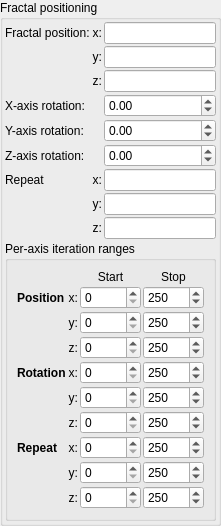
            <widget class="QGroupBox" name="groupBox">
             <property name="title">
              <string>Fractal positioning</string>
             </property>
             <layout class="QVBoxLayout" name="verticalLayout_3">
              <property name="leftMargin">
               <number>2</number>
              </property>
              <property name="topMargin">
               <number>2</number>
              </property>
              <property name="rightMargin">
               <number>2</number>
              </property>
              <property name="bottomMargin">
               <number>2</number>
              </property>
              <item>
               <layout class="QGridLayout" name="gridLayout_36">
                <property name="spacing">
                 <number>2</number>
                </property>
                <item row="2" column="2">
                 <widget class="MyLineEdit" name="vect3_fractal_position_z">
                  <property name="sizePolicy">
                   <sizepolicy hsizetype="Expanding" vsizetype="Maximum">
                    <horstretch>0</horstretch>
                    <verstretch>0</verstretch>
                   </sizepolicy>
                  </property>
                 </widget>
                </item>
                <item row="2" column="1">
                 <widget class="QLabel" name="label_139">
                  <property name="sizePolicy">
                   <sizepolicy hsizetype="Preferred" vsizetype="Preferred">
                    <horstretch>0</horstretch>
                    <verstretch>0</verstretch>
                   </sizepolicy>
                  </property>
                  <property name="text">
                   <string>z:</string>
                  </property>
                  <property name="alignment">
                   <set>Qt::AlignRight|Qt::AlignTrailing|Qt::AlignVCenter</set>
                  </property>
                 </widget>
                </item>
                <item row="0" column="1">
                 <widget class="QLabel" name="label_140">
                  <property name="sizePolicy">
                   <sizepolicy hsizetype="Preferred" vsizetype="Preferred">
                    <horstretch>0</horstretch>
                    <verstretch>0</verstretch>
                   </sizepolicy>
                  </property>
                  <property name="text">
                   <string>x:</string>
                  </property>
                  <property name="alignment">
                   <set>Qt::AlignRight|Qt::AlignTrailing|Qt::AlignVCenter</set>
                  </property>
                 </widget>
                </item>
                <item row="1" column="2">
                 <widget class="MyLineEdit" name="vect3_fractal_position_y">
                  <property name="sizePolicy">
                   <sizepolicy hsizetype="Expanding" vsizetype="Maximum">
                    <horstretch>0</horstretch>
                    <verstretch>0</verstretch>
                   </sizepolicy>
                  </property>
                 </widget>
                </item>
                <item row="3" column="0">
                 <widget class="QLabel" name="label_46">
                  <property name="text">
                   <string>X-axis rotation:</string>
                  </property>
                 </widget>
                </item>
                <item row="0" column="2">
                 <widget class="MyLineEdit" name="vect3_fractal_position_x">
                  <property name="sizePolicy">
                   <sizepolicy hsizetype="Expanding" vsizetype="Maximum">
                    <horstretch>0</horstretch>
                    <verstretch>0</verstretch>
                   </sizepolicy>
                  </property>
                 </widget>
                </item>
                <item row="0" column="0">
                 <widget class="QLabel" name="label_138">
                  <property name="text">
                   <string>Fractal position:</string>
                  </property>
                 </widget>
                </item>
                <item row="1" column="1">
                 <widget class="QLabel" name="label_137">
                  <property name="sizePolicy">
                   <sizepolicy hsizetype="Preferred" vsizetype="Preferred">
                    <horstretch>0</horstretch>
                    <verstretch>0</verstretch>
                   </sizepolicy>
                  </property>
                  <property name="text">
                   <string>y:</string>
                  </property>
                  <property name="alignment">
                   <set>Qt::AlignRight|Qt::AlignTrailing|Qt::AlignVCenter</set>
                  </property>
                 </widget>
                </item>
                <item row="3" column="2">
                 <widget class="MyDoubleSpinBox" name="spinboxd3_fractal_rotation_x">
                  <property name="sizePolicy">
                   <sizepolicy hsizetype="Minimum" vsizetype="Maximum">
                    <horstretch>0</horstretch>
                    <verstretch>0</verstretch>
                   </sizepolicy>
                  </property>
                  <property name="prefix">
                   <string />
                  </property>
                  <property name="suffix">
                   <string />
                  </property>
                  <property name="decimals">
                   <number>2</number>
                  </property>
                  <property name="minimum">
                   <double>-36000.000000000000000</double>
                  </property>
                  <property name="maximum">
                   <double>36000.000000000000000</double>
                  </property>
                  <property name="singleStep">
                   <double>0.100000000000000</double>
                  </property>
                 </widget>
                </item>
                <item row="4" column="2">
                 <widget class="MyDoubleSpinBox" name="spinboxd3_fractal_rotation_y">
                  <property name="sizePolicy">
                   <sizepolicy hsizetype="Minimum" vsizetype="Maximum">
                    <horstretch>0</horstretch>
                    <verstretch>0</verstretch>
                   </sizepolicy>
                  </property>
                  <property name="prefix">
                   <string />
                  </property>
                  <property name="suffix">
                   <string />
                  </property>
                  <property name="decimals">
                   <number>2</number>
                  </property>
                  <property name="minimum">
                   <double>-36000.000000000000000</double>
                  </property>
                  <property name="maximum">
                   <double>36000.000000000000000</double>
                  </property>
                  <property name="singleStep">
                   <double>0.100000000000000</double>
                  </property>
                 </widget>
                </item>
                <item row="5" column="2">
                 <widget class="MyDoubleSpinBox" name="spinboxd3_fractal_rotation_z">
                  <property name="sizePolicy">
                   <sizepolicy hsizetype="Minimum" vsizetype="Maximum">
                    <horstretch>0</horstretch>
                    <verstretch>0</verstretch>
                   </sizepolicy>
                  </property>
                  <property name="prefix">
                   <string />
                  </property>
                  <property name="suffix">
                   <string />
                  </property>
                  <property name="decimals">
                   <number>2</number>
                  </property>
                  <property name="minimum">
                   <double>-36000.000000000000000</double>
                  </property>
                  <property name="maximum">
                   <double>36000.000000000000000</double>
                  </property>
                  <property name="singleStep">
                   <double>0.100000000000000</double>
                  </property>
                 </widget>
                </item>
                <item row="5" column="0">
                 <widget class="QLabel" name="label_48">
                  <property name="text">
                   <string>Z-axis rotation:</string>
                  </property>
                 </widget>
                </item>
                <item row="4" column="0">
                 <widget class="QLabel" name="label_47">
                  <property name="text">
                   <string>Y-axis rotation:</string>
                  </property>
                 </widget>
                </item>
                <item row="6" column="2">
                 <widget class="MyLineEdit" name="vect3_repeat_x">
                  <property name="sizePolicy">
                   <sizepolicy hsizetype="Expanding" vsizetype="Maximum">
                    <horstretch>0</horstretch>
                    <verstretch>0</verstretch>
                   </sizepolicy>
                  </property>
                 </widget>
                </item>
                <item row="7" column="2">
                 <widget class="MyLineEdit" name="vect3_repeat_y">
                  <property name="sizePolicy">
                   <sizepolicy hsizetype="Expanding" vsizetype="Maximum">
                    <horstretch>0</horstretch>
                    <verstretch>0</verstretch>
                   </sizepolicy>
                  </property>
                 </widget>
                </item>
                <item row="8" column="2">
                 <widget class="MyLineEdit" name="vect3_repeat_z">
                  <property name="sizePolicy">
                   <sizepolicy hsizetype="Expanding" vsizetype="Maximum">
                    <horstretch>0</horstretch>
                    <verstretch>0</verstretch>
                   </sizepolicy>
                  </property>
                 </widget>
                </item>
                <item row="6" column="1">
                 <widget class="QLabel" name="label_repeat_x_2">
                  <property name="text">
                   <string>x:</string>
                  </property>
                  <property name="alignment">
                   <set>Qt::AlignRight|Qt::AlignTrailing|Qt::AlignVCenter</set>
                  </property>
                 </widget>
                </item>
                <item row="7" column="1">
                 <widget class="QLabel" name="label_repeat_y_2">
                  <property name="text">
                   <string>y:</string>
                  </property>
                  <property name="alignment">
                   <set>Qt::AlignRight|Qt::AlignTrailing|Qt::AlignVCenter</set>
                  </property>
                 </widget>
                </item>
                <item row="8" column="1">
                 <widget class="QLabel" name="label_repeat_z_2">
                  <property name="text">
                   <string>z:</string>
                  </property>
                  <property name="alignment">
                   <set>Qt::AlignRight|Qt::AlignTrailing|Qt::AlignVCenter</set>
                  </property>
                 </widget>
                </item>
                <item row="6" column="0">
                 <widget class="QLabel" name="label_145">
                  <property name="text">
                   <string>Repeat</string>
                  </property>
                 </widget>
                </item>
                <!-- Iteration range section -->
                <item row="9" column="0" colspan="3">
                 <widget class="QGroupBox" name="groupBox_iter_ranges">
                  <property name="title"><string>Per-axis iteration ranges</string></property>
                  <layout class="QGridLayout" name="gridLayout_iter_ranges">
                   <property name="spacing"><number>2</number></property>
                   <!-- Headers -->
                   <item row="0" column="0">
                    <widget class="QLabel"><property name="text"><string></string></property></widget>
                   </item>
                   <item row="0" column="1">
                    <widget class="QLabel"><property name="text"><string></string></property></widget>
                   </item>
                   <item row="0" column="2">
                    <widget class="QLabel"><property name="text"><string>Start</string></property><property name="alignment"><set>Qt::AlignCenter</set></property></widget>
                   </item>
                   <item row="0" column="3">
                    <widget class="QLabel"><property name="text"><string>Stop</string></property><property name="alignment"><set>Qt::AlignCenter</set></property></widget>
                   </item>
                   <!-- Position X -->
                   <item row="1" column="0">
                    <widget class="QLabel"><property name="text"><string>Position</string></property><property name="styleSheet"><string>font-weight:bold;</string></property></widget>
                   </item>
                   <item row="1" column="1">
                    <widget class="QLabel"><property name="text"><string>x:</string></property><property name="alignment"><set>Qt::AlignRight|Qt::AlignVCenter</set></property></widget>
                   </item>
                   <item row="1" column="2">
                    <widget class="MyDoubleSpinBox" name="spinboxd3_formula_position_iter_start_x">
                     <property name="minimum"><double>0</double></property><property name="maximum"><double>99999</double></property>
                     <property name="value"><double>0</double></property><property name="decimals"><number>0</number></property>
                    </widget>
                   </item>
                   <item row="1" column="3">
                    <widget class="MyDoubleSpinBox" name="spinboxd3_formula_position_iter_stop_x">
                     <property name="minimum"><double>0</double></property><property name="maximum"><double>99999</double></property>
                     <property name="value"><double>250</double></property><property name="decimals"><number>0</number></property>
                    </widget>
                   </item>
                   <!-- Position Y -->
                   <item row="2" column="1">
                    <widget class="QLabel"><property name="text"><string>y:</string></property><property name="alignment"><set>Qt::AlignRight|Qt::AlignVCenter</set></property></widget>
                   </item>
                   <item row="2" column="2">
                    <widget class="MyDoubleSpinBox" name="spinboxd3_formula_position_iter_start_y">
                     <property name="minimum"><double>0</double></property><property name="maximum"><double>99999</double></property>
                     <property name="value"><double>0</double></property><property name="decimals"><number>0</number></property>
                    </widget>
                   </item>
                   <item row="2" column="3">
                    <widget class="MyDoubleSpinBox" name="spinboxd3_formula_position_iter_stop_y">
                     <property name="minimum"><double>0</double></property><property name="maximum"><double>99999</double></property>
                     <property name="value"><double>250</double></property><property name="decimals"><number>0</number></property>
                    </widget>
                   </item>
                   <!-- Position Z -->
                   <item row="3" column="1">
                    <widget class="QLabel"><property name="text"><string>z:</string></property><property name="alignment"><set>Qt::AlignRight|Qt::AlignVCenter</set></property></widget>
                   </item>
                   <item row="3" column="2">
                    <widget class="MyDoubleSpinBox" name="spinboxd3_formula_position_iter_start_z">
                     <property name="minimum"><double>0</double></property><property name="maximum"><double>99999</double></property>
                     <property name="value"><double>0</double></property><property name="decimals"><number>0</number></property>
                    </widget>
                   </item>
                   <item row="3" column="3">
                    <widget class="MyDoubleSpinBox" name="spinboxd3_formula_position_iter_stop_z">
                     <property name="minimum"><double>0</double></property><property name="maximum"><double>99999</double></property>
                     <property name="value"><double>250</double></property><property name="decimals"><number>0</number></property>
                    </widget>
                   </item>
                   <!-- Rotation X -->
                   <item row="4" column="0">
                    <widget class="QLabel"><property name="text"><string>Rotation</string></property><property name="styleSheet"><string>font-weight:bold;</string></property></widget>
                   </item>
                   <item row="4" column="1">
                    <widget class="QLabel"><property name="text"><string>x:</string></property><property name="alignment"><set>Qt::AlignRight|Qt::AlignVCenter</set></property></widget>
                   </item>
                   <item row="4" column="2">
                    <widget class="MyDoubleSpinBox" name="spinboxd3_formula_rotation_iter_start_x">
                     <property name="minimum"><double>0</double></property><property name="maximum"><double>99999</double></property>
                     <property name="value"><double>0</double></property><property name="decimals"><number>0</number></property>
                    </widget>
                   </item>
                   <item row="4" column="3">
                    <widget class="MyDoubleSpinBox" name="spinboxd3_formula_rotation_iter_stop_x">
                     <property name="minimum"><double>0</double></property><property name="maximum"><double>99999</double></property>
                     <property name="value"><double>250</double></property><property name="decimals"><number>0</number></property>
                    </widget>
                   </item>
                   <!-- Rotation Y -->
                   <item row="5" column="1">
                    <widget class="QLabel"><property name="text"><string>y:</string></property><property name="alignment"><set>Qt::AlignRight|Qt::AlignVCenter</set></property></widget>
                   </item>
                   <item row="5" column="2">
                    <widget class="MyDoubleSpinBox" name="spinboxd3_formula_rotation_iter_start_y">
                     <property name="minimum"><double>0</double></property><property name="maximum"><double>99999</double></property>
                     <property name="value"><double>0</double></property><property name="decimals"><number>0</number></property>
                    </widget>
                   </item>
                   <item row="5" column="3">
                    <widget class="MyDoubleSpinBox" name="spinboxd3_formula_rotation_iter_stop_y">
                     <property name="minimum"><double>0</double></property><property name="maximum"><double>99999</double></property>
                     <property name="value"><double>250</double></property><property name="decimals"><number>0</number></property>
                    </widget>
                   </item>
                   <!-- Rotation Z -->
                   <item row="6" column="1">
                    <widget class="QLabel"><property name="text"><string>z:</string></property><property name="alignment"><set>Qt::AlignRight|Qt::AlignVCenter</set></property></widget>
                   </item>
                   <item row="6" column="2">
                    <widget class="MyDoubleSpinBox" name="spinboxd3_formula_rotation_iter_start_z">
                     <property name="minimum"><double>0</double></property><property name="maximum"><double>99999</double></property>
                     <property name="value"><double>0</double></property><property name="decimals"><number>0</number></property>
                    </widget>
                   </item>
                   <item row="6" column="3">
                    <widget class="MyDoubleSpinBox" name="spinboxd3_formula_rotation_iter_stop_z">
                     <property name="minimum"><double>0</double></property><property name="maximum"><double>99999</double></property>
                     <property name="value"><double>250</double></property><property name="decimals"><number>0</number></property>
                    </widget>
                   </item>
                   <!-- Repeat X -->
                   <item row="7" column="0">
                    <widget class="QLabel"><property name="text"><string>Repeat</string></property><property name="styleSheet"><string>font-weight:bold;</string></property></widget>
                   </item>
                   <item row="7" column="1">
                    <widget class="QLabel"><property name="text"><string>x:</string></property><property name="alignment"><set>Qt::AlignRight|Qt::AlignVCenter</set></property></widget>
                   </item>
                   <item row="7" column="2">
                    <widget class="MyDoubleSpinBox" name="spinboxd3_formula_repeat_iter_start_x">
                     <property name="minimum"><double>0</double></property><property name="maximum"><double>99999</double></property>
                     <property name="value"><double>0</double></property><property name="decimals"><number>0</number></property>
                    </widget>
                   </item>
                   <item row="7" column="3">
                    <widget class="MyDoubleSpinBox" name="spinboxd3_formula_repeat_iter_stop_x">
                     <property name="minimum"><double>0</double></property><property name="maximum"><double>99999</double></property>
                     <property name="value"><double>250</double></property><property name="decimals"><number>0</number></property>
                    </widget>
                   </item>
                   <!-- Repeat Y -->
                   <item row="8" column="1">
                    <widget class="QLabel"><property name="text"><string>y:</string></property><property name="alignment"><set>Qt::AlignRight|Qt::AlignVCenter</set></property></widget>
                   </item>
                   <item row="8" column="2">
                    <widget class="MyDoubleSpinBox" name="spinboxd3_formula_repeat_iter_start_y">
                     <property name="minimum"><double>0</double></property><property name="maximum"><double>99999</double></property>
                     <property name="value"><double>0</double></property><property name="decimals"><number>0</number></property>
                    </widget>
                   </item>
                   <item row="8" column="3">
                    <widget class="MyDoubleSpinBox" name="spinboxd3_formula_repeat_iter_stop_y">
                     <property name="minimum"><double>0</double></property><property name="maximum"><double>99999</double></property>
                     <property name="value"><double>250</double></property><property name="decimals"><number>0</number></property>
                    </widget>
                   </item>
                   <!-- Repeat Z -->
                   <item row="9" column="1">
                    <widget class="QLabel"><property name="text"><string>z:</string></property><property name="alignment"><set>Qt::AlignRight|Qt::AlignVCenter</set></property></widget>
                   </item>
                   <item row="9" column="2">
                    <widget class="MyDoubleSpinBox" name="spinboxd3_formula_repeat_iter_start_z">
                     <property name="minimum"><double>0</double></property><property name="maximum"><double>99999</double></property>
                     <property name="value"><double>0</double></property><property name="decimals"><number>0</number></property>
                    </widget>
                   </item>
                   <item row="9" column="3">
                    <widget class="MyDoubleSpinBox" name="spinboxd3_formula_repeat_iter_stop_z">
                     <property name="minimum"><double>0</double></property><property name="maximum"><double>99999</double></property>
                     <property name="value"><double>250</double></property><property name="decimals"><number>0</number></property>
                    </widget>
                   </item>
                  </layout>
                 </widget>
                </item>
               </layout>
              </item>
             </layout>
            </widget>
